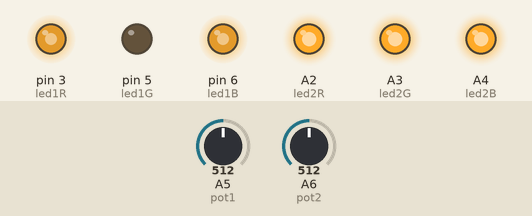
This sketch was run on a simulated Arduino Nano, built with avr-gcc and run on an emulated ATmega328P. Shown: output pins drawn as LEDs (lit = HIGH). The test bench sets the inputs (shaded band); at power-on: A5 (pot1) = 512, A6 (pot2) = 512. What the sketch prints to the serial monitor is not drawn.

Above: at 1.2 s.
1.3 s: A5 (pot1) set to 331
2.8 s: A6 (pot2) set to 331
At 3.3 s:
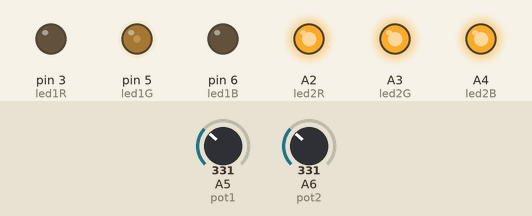
4.3 s: A5 (pot1) set to 350
Timing chart, 0 to 4.6 s (numbered marks = the images above; inputs shaded):
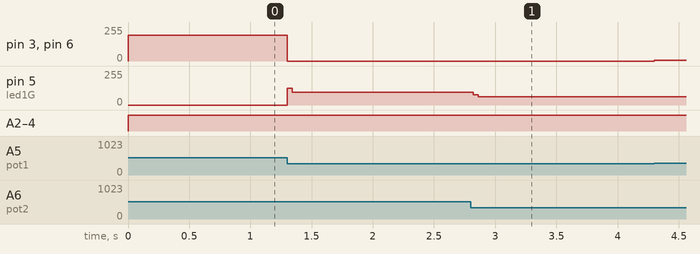

The sketch:

1.6-Discoteca.ino
```cpp
#define led1R 3
#define led1G 5
#define led1B 6
#define led2R A2
#define led2G A3
#define led2B A4
int pot1 = A5;
int pot2 = A6;
int zum = A7;

void setup() {

  Serial.begin(9600);
  Serial.println("Setup");

  pinMode(led1R, OUTPUT);
  pinMode(led1G, OUTPUT);
  pinMode(led1B, OUTPUT);

  pinMode(led2R, OUTPUT);
  pinMode(led2G, OUTPUT);
  pinMode(led2B, OUTPUT);

  pinMode(zum, OUTPUT);

}

void loop() {

  // Leer los valores de los potenciómetros
    int valorPot1 = analogRead(pot1); // Leer potenciómetro 1
    int valorPot2 = analogRead(pot2); // Leer potenciómetro 2

    // Mapear el valor del potenciómetro 1 para la escala de colores (0 a 255)
    int valorColor = map(valorPot1, 0, 1023, 0, 255);

    // Calcular el valor para el segundo LED, que se invertirá
    int valorColorInverso = 255 - valorColor;

    // Controlar los LEDs RGB
    // Si el potenciómetro está en su valor mínimo (0)
    if (valorPot1 < 341) { // 0 a 341 corresponde al 0 a 255 en el mapa
        digitalWrite(led1R, LOW);
        digitalWrite(led1G, LOW);
        digitalWrite(led1B, LOW);

        // El segundo LED estará a todo color
        analogWrite(led2R, valorColorInverso);
        analogWrite(led2G, valorColorInverso);
        analogWrite(led2B, valorColorInverso);
    }
    // Si el potenciómetro está en su valor máximo (1023)
    else if (valorPot1 > 682) { // 682 a 1023 corresponde a 255 a 0 en el mapa
        analogWrite(led1R, valorColor);
        analogWrite(led1G, valorColor);
        analogWrite(led1B, valorColor);

        // El segundo LED estará apagado
        digitalWrite(led2R, LOW);
        digitalWrite(led2G, LOW);
        digitalWrite(led2B, LOW);
    }
    // Si el potenciómetro está en su valor medio (entre 341 y 682)
    else {
        int medio = (valorPot1 - 341) * 255 / 341; // Mapea el rango medio a 0-255
        analogWrite(led1R, medio);
        analogWrite(led1G, medio);
        analogWrite(led1B, medio);

        // Ambos LEDs tendrán la misma tonalidad
        analogWrite(led2R, 255 - medio);
        analogWrite(led2G, 255 - medio);
        analogWrite(led2B, 255 - medio);
    }

    // Controlar el volumen del zumbador
    // Mapear el segundo potenciómetro a un rango de notas
    int volumen = map(valorPot2, 0, 1023, 0, 255);
    analogWrite(zum, volumen);

}
```

Measured:
- after the input at 2.8 s, pin 5 (led1G): 95/255 → 61/255 at once
